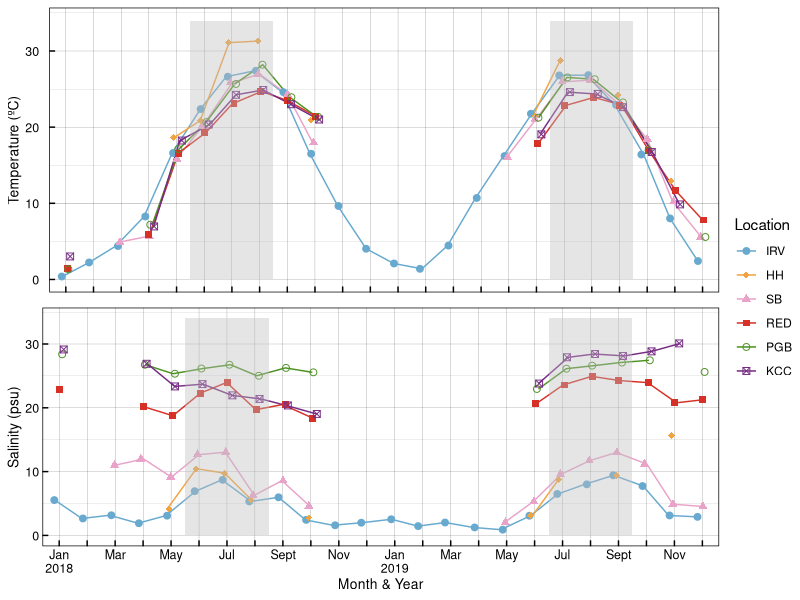
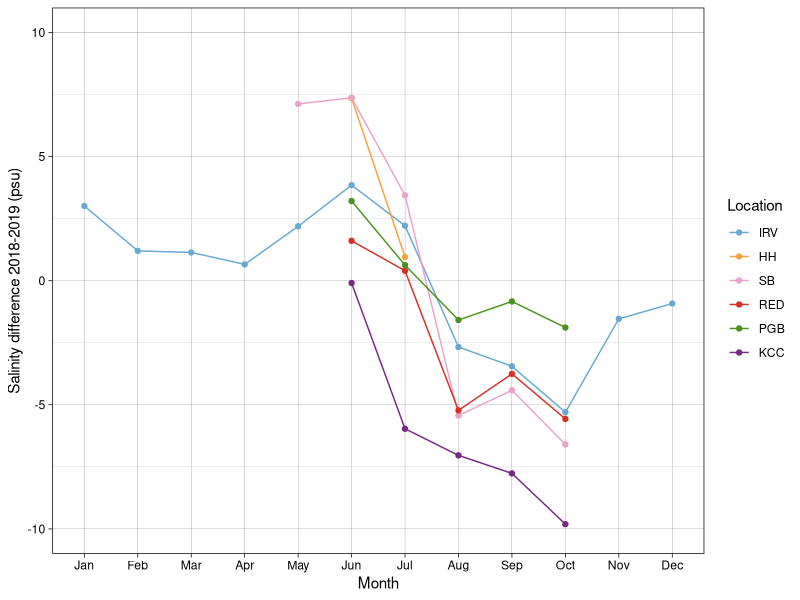

Recreate these plots in R, in order.
#Kaili Gregory
#kaili.gregory2012@gmail.com
#Reproductive oyster phenology project

#Environmental Conditions Graphs

library(dplyr)
library(ggplot2)
library(grid)
library(ggpubr)

edata <- read.csv("edata.csv")

elocation <- factor(edata$site, levels=c("IRV","HH", "SB", "RED", "PGB", "KCC"), ordered=T)
edate <- factor(edata$date, levels=c("Jan 2018",
                                     "Feb 2018",
                                     "Mar 2018",
                                     "Apr 2018",
                                     "May 2018",
                                     "Jun 2018",
                                     "Jul 2018",
                                     "Aug 2018",
                                     "Sep 2018",
                                     "Oct 2018",
                                     "Nov 2018",
                                     "Dec 2018",
                                     "Jan 2019",
                                     "Feb 2019",
                                     "Mar 2019",
                                     "Apr 2019",
                                     "May 2019",
                                     "Jun 2019",
                                     "Jul 2019",
                                     "Aug 2019",
                                     "Sep 2019",
                                     "Oct 2019",
                                     "Nov 2019",
                                     "Dec 2019"), ordered=T)
  

xlabel <- c("Jan 2018"="Jan\n2018",
            "Feb 2018"= "", 
            "Mar 2018"="Mar",
            "Apr 2018"="", 
            "May 2018"="May",
            "Jun 2018"="",
            "Jul 2018"="Jul",
            "Aug 2018"= "",
            "Sep 2018"="Sept",
            "Oct 2018"="",
            "Nov 2018"="Nov",
            "Dec 2018"="", 
            "Jan 2019"="Jan\n2019",
            "Feb 2019"="", 
            "Mar 2019"="Mar",
            "Apr 2019"="",
            "May 2019"="May",
            "Jun 2019"="", 
            "Jul 2019"="Jul",
            "Aug 2019"="", 
            "Sep 2019"="Sept", 
            "Oct 2019"="",
            "Nov 2019"="Nov", 
            "Dec 2019"="")

#scale_color_brewer(palette="Set2", guide="legend")+


#temp plot
temp.plot <- ggplot(edata, aes(x=edate, y=temp, group=elocation, color=elocation, shape=elocation, na.rm=T)) +
  geom_line(size=0.5, position = position_jitterdodge(dodge.width = 0.4), na.rm=T) +
  geom_point(size=2, position = position_jitterdodge(dodge.width = 0.4), na.rm=T)+
  labs(x="Month & Year", y="Temperature (ºC)", color="Location") +
  theme_linedraw()+
  scale_color_manual(name="Location",
                     labels= c("IRV","HH","SB","RED","PGB","KCC"),
                     values=c("#67a9cf","#f1a340","#e9a3c9","#d73027","#4d9221","#762a83"))+
  scale_shape_manual(name="Location",
                     labels= c("IRV","HH","SB","RED","PGB","KCC"),
                     values=c(19,18,17,15,1,7))+
  scale_x_discrete(labels=xlabel)+
  annotate("rect", xmin=5.5, xmax=8.5, ymin = 0, ymax = 34,
           alpha = .4,fill = "grey") + 
  annotate("rect", xmin=18.5, xmax=21.5, ymin = 0, ymax = 34,
           alpha = .4,fill = "grey") +
  theme(axis.title = element_text(size=10),
        axis.title.x=element_blank(), #no x axis title
        axis.text.x = element_blank(), #no axis label
        axis.text.y = element_text(size = 9, margin = unit(c(t = 0, r = 2.5, b = 0, l = 0), "mm")),
        legend.position = "none",
        #panel.grid.major = element_blank(), 
        #panel.grid.minor = element_blank(), #no gridlines
        panel.background = element_blank(), 
        axis.ticks.length = unit(-1.5, "mm"),
        axis.ticks = element_line(size=0.5))
  

#salinity plot
sal.plot <- ggplot(edata, aes(x=edate, y=sal, group=elocation, color=elocation, shape=elocation, na.rm=T)) +
  geom_line(size=0.5, position = position_jitterdodge(dodge.width = 0.4), na.rm=T) +
  geom_point(size=2, position = position_jitterdodge(dodge.width = 0.4), na.rm=T)+
  labs(x="Month & Year", y="Salinity (psu)", color="Location") +
  theme_linedraw()+
  scale_color_manual(name="Location",
                     labels= c("IRV","HH","SB","RED","PGB","KCC"),
                     values=c("#67a9cf","#f1a340","#e9a3c9","#d73027","#4d9221","#762a83"))+
  scale_shape_manual(name="Location",
                     labels= c("IRV","HH","SB","RED","PGB","KCC"),
                     values=c(19,18,17,15,1,7))+
  scale_x_discrete(labels=xlabel)+
  annotate("rect", xmin=5.5, xmax=8.5, ymin = 0, ymax = 34,
           alpha = .4,fill = "grey") + 
  annotate("rect", xmin=18.5, xmax=21.5, ymin = 0, ymax = 34,
           alpha = .4,fill = "grey") +
  theme(axis.title = element_text(size=10),
        axis.text.x = element_text(size=9),
        axis.text.y = element_text(size = 9),
        legend.position = "none",
        #panel.grid.major = element_blank(), 
        #panel.grid.minor = element_blank(), #no gridlines
        panel.background = element_blank(), 
        axis.ticks.length = unit(-1.5, "mm"),
        axis.ticks = element_line(size=0.5))


ggarrange(temp.plot, sal.plot, nrow=2, ncol=1, common.legend=T, legend="right") +
  guides(group=guide_legend(nrow=1))

#plots of differences in salinity
ediff <- read.csv("edifferences.csv")
View(ediff)

emonth <- factor(ediff$month, levels=c("Jan","Feb","Mar","Apr","May","Jun","Jul",
                                         "Aug","Sep","Oct","Nov","Dec"), ordered=T)

loc <- factor(ediff$site, levels=c("IRV","HH", "SB", "RED", "PGB", "KCC"), ordered=T)

ggplot(ediff, aes(x=emonth, y=sal.diff, group=loc, color=loc, na.rm=T)) +
  geom_line(na.rm=T) +
  geom_point(na.rm=T) +
  ylim(-10,10)+
  labs(x="Month", y="Salinity difference 2018-2019 (psu)", color="Location") +
  theme_linedraw()+
  scale_color_manual(name="Location",
                     labels= c("IRV","HH","SB","RED","PGB","KCC"),
                     values=c("#67a9cf","#f1a340","#e9a3c9","#d73027","#4d9221","#762a83"))



